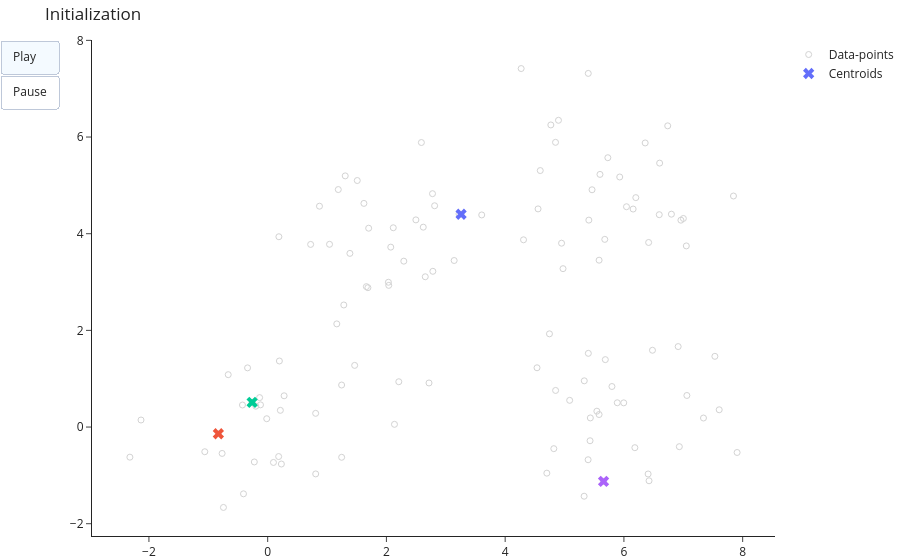

Here is the notebook cell this chart was saved with:
### Markdown cell above
### Basic Scenario
In the following we generate a dataset from 4 Gaussians with equal covarianec matrix. In addition, the number of samples drawn from each Gaussian is identical.

### Code cell
X = np.concatenate([np.random.multivariate_normal([0, 0], [[1,0],[0,1]], 30),
                    np.random.multivariate_normal([6,0], [[1,0],[0,1]], 30),
                    np.random.multivariate_normal([2,4], [[1,0],[0,1]], 30),
                    np.random.multivariate_normal([5.5,5], [[1,0],[0,1]], 30)])
animate_kmeans(X, K_Means(4).fit(X), frame_duration=400, save_to="../figures/kmeans-basic.gif")

### Figure 1 — Plotly figure (JSON) as saved in the notebook; plotly's stock layout.template omitted (floating-point values rounded to 4 significant figures)
{"data": [{"marker": {"color": ["lightgrey", "lightgrey", "lightgrey", "lightgrey", "lightgrey", "lightgrey", "lightgrey", "lightgrey", "lightgrey", "lightgrey", "lightgrey", "lightgrey", "lightgrey", "lightgrey", "lightgrey", "lightgrey", "lightgrey", "lightgrey", "lightgrey", "lightgrey", "lightgrey", "lightgrey", "lightgrey", "lightgrey", "lightgrey", "lightgrey", "lightgrey", "lightgrey", "lightgrey", "lightgrey", "lightgrey", "lightgrey", "lightgrey", "lightgrey", "lightgrey", "lightgrey", "lightgrey", "lightgrey", "lightgrey", "lightgrey", "lightgrey", "lightgrey", "lightgrey", "lightgrey", "lightgrey", "lightgrey", "lightgrey", "lightgrey", "lightgrey", "lightgrey", "lightgrey", "lightgrey", "lightgrey", "lightgrey", "lightgrey", "lightgrey", "lightgrey", "lightgrey", "lightgrey", "lightgrey", "lightgrey", "lightgrey", "lightgrey", "lightgrey", "lightgrey", "lightgrey", "lightgrey", "lightgrey", "lightgrey", "lightgrey", "lightgrey", "lightgrey", "lightgrey", "lightgrey", "lightgrey", "lightgrey", "lightgrey", "lightgrey", "lightgrey", "lightgrey", "lightgrey", "lightgrey", "lightgrey", "lightgrey", "lightgrey", "lightgrey", "lightgrey", "lightgrey", "lightgrey", "lightgrey", "lightgrey", "lightgrey", "lightgrey", "lightgrey", "lightgrey", "lightgrey", "lightgrey", "lightgrey", "lightgrey", "lightgrey", "lightgrey", "lightgrey", "lightgrey", "lightgrey", "lightgrey", "lightgrey", "lightgrey", "lightgrey", "lightgrey", "lightgrey", "lightgrey", "lightgrey", "lightgrey", "lightgrey", "lightgrey", "lightgrey", "lightgrey", "lightgrey", "lightgrey", "lightgrey"], "symbol": "circle-open"}, "mode": "markers", "name": "Data-points", "type": "scatter", "x": [0.2309, 0.2768, -2.321, 0.2138, -0.225, -0.1211, -0.2619, -0.339, 2.717, 0.1972, 1.246, -0.4074, 1.465, 2.136, 0.808, -0.1357, -2.134, -0.4245, -0.8304, 0.1849, -1.059, 0.8088, -0.7674, 0.09735, 1.245, 2.208, -0.6644, -0.1999, -0.7451, -0.01594, 5.657, 4.536, 6.184, 4.849, 4.746, 6.408, 5.434, 5.544, 5.997, 5.582, 7.532, 5.798, 6.423, 5.332, 7.605, 5.43, 5.401, 6.933, 4.702, 6.914, 5.687, 5.33, 7.906, 7.06, 5.888, 5.397, 5.086, 6.481, 4.819, 7.34, 1.385, 2.812, 0.8723, 1.282, 2.654, 3.258, 2.039, 1.701, 1.688, 2.496, 2.589, 1.306, 1.509, 2.293, 1.042, 3.223, 2.782, 2.073, 4.591, 2.115, 1.164, 0.1888, 2.776, 2.033, 3.141, 0.7236, 1.621, 1.189, 1.662, 2.62, 5.463, 5.4, 5.409, 4.309, 6.595, 4.554, 4.269, 5.678, 7.845, 4.769, 6.601, 5.929, 7.001, 4.975, 6.358, 4.848, 6.155, 4.898, 5.597, 6.043, 6.2, 6.8, 6.416, 4.95, 6.96, 3.605, 7.051, 5.729, 5.582, 6.737], "y": [-0.7652, 0.6467, -0.6232, 0.3457, -0.7221, 0.4592, 0.5116, 1.225, 0.912, 1.367, -0.6257, -1.382, 1.276, 0.05589, 0.2836, 0.6093, 0.1455, 0.456, -0.138, -0.6106, -0.511, -0.9699, -0.5458, -0.7322, 0.8694, 0.9374, 1.084, 0.4311, -1.664, 0.172, -1.125, 1.226, -0.427, 0.7574, 1.929, -0.9712, 0.1886, 0.328, 0.5005, 0.2589, 1.463, 0.8386, -1.112, 0.9565, 0.3573, -0.2834, 1.525, -0.4062, -0.9541, 1.665, 1.395, -1.431, -0.5265, 0.6531, 0.5026, -0.6763, 0.5526, 1.589, -0.4472, 0.1865, 3.593, 4.578, 4.569, 2.526, 3.109, 4.402, 2.931, 4.114, 2.884, 4.286, 5.887, 5.196, 5.1, 3.432, 3.781, 4.41, 3.222, 3.722, 5.307, 4.123, 2.135, 3.937, 4.828, 2.996, 3.446, 3.779, 4.627, 4.914, 2.905, 4.136, 4.909, 7.317, 4.281, 3.874, 4.394, 4.513, 7.417, 3.883, 4.78, 6.25, 5.46, 5.173, 4.315, 3.277, 5.878, 5.89, 4.51, 6.347, 5.227, 4.558, 4.746, 4.404, 3.819, 3.804, 4.28, 4.388, 3.747, 5.572, 3.452, 6.232]}, {"marker": {"color": ["#636EFA", "#EF553B", "#00CC96", "#AB63FA", "#FFA15A", "#19D3F3", "#FF6692", "#B6E880", "#FF97FF", "#FECB52"], "size": 10, "symbol": "x"}, "mode": "markers", "name": "Centroids", "type": "scatter", "x": [3.258, -0.8304, -0.2619, 5.657], "y": [4.402, -0.138, 0.5116, -1.125]}], "layout": {"title": {"text": "Initialization"}, "updatemenus": [{"buttons": [{"args": [null, {"frame": {"duration": 400}}], "label": "Play", "method": "animate"}, {"args": [[null], {"frame": {"duration": 0, "redraw": false}, "mode": "immediate", "transition": {"duration": 0}}], "label": "Pause", "method": "animate"}], "type": "buttons", "visible": true}]}}
